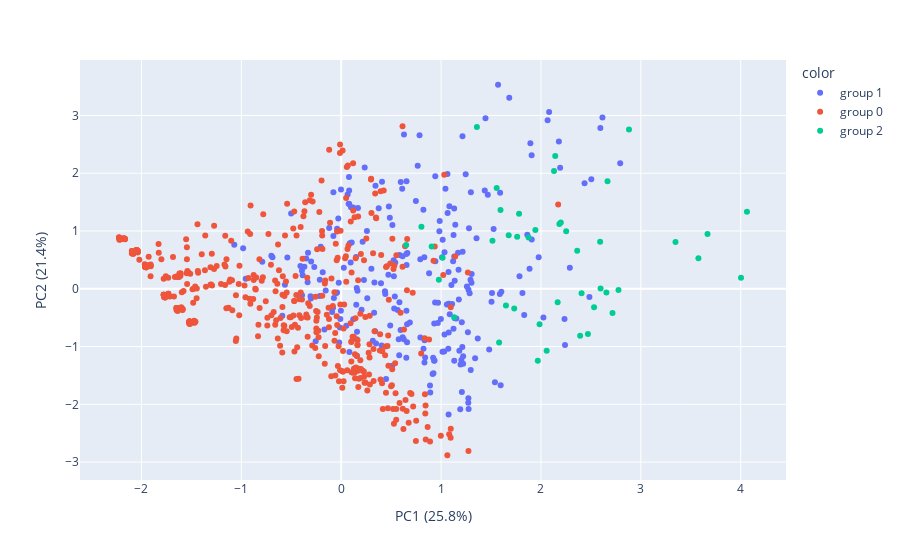

Write notebook code for a chart like this one.
### Code cell
plot_pca(components=components)

### Figure 1 — Plotly figure (JSON) as saved in the notebook; plotly's stock layout.template omitted (floating-point values rounded to 4 significant figures; data arrays with more than 128 entries replaced by an {"elided": "..."} marker saying what was removed)
{"data": [{"hovertemplate": "color=group 1<br>PC1 (25.8%)=%{x}<br>PC2 (21.4%)=%{y}<extra></extra>", "legendgroup": "group 1", "marker": {"color": "#636efa", "symbol": "circle"}, "mode": "markers", "name": "group 1", "orientation": "v", "showlegend": true, "type": "scatter", "x": {"elided": "244 float values"}, "xaxis": "x", "y": {"elided": "244 float values"}, "yaxis": "y"}, {"hovertemplate": "color=group 0<br>PC1 (25.8%)=%{x}<br>PC2 (21.4%)=%{y}<extra></extra>", "legendgroup": "group 0", "marker": {"color": "#EF553B", "symbol": "circle"}, "mode": "markers", "name": "group 0", "orientation": "v", "showlegend": true, "type": "scatter", "x": {"elided": "459 float values"}, "xaxis": "x", "y": {"elided": "459 float values"}, "yaxis": "y"}, {"hovertemplate": "color=group 2<br>PC1 (25.8%)=%{x}<br>PC2 (21.4%)=%{y}<extra></extra>", "legendgroup": "group 2", "marker": {"color": "#00cc96", "symbol": "circle"}, "mode": "markers", "name": "group 2", "orientation": "v", "showlegend": true, "type": "scatter", "x": [1.968, 1.876, 4.003, 1.595, 2.167, 2.881, 2.716, 1.514, 1.986, 2.057, 2.592, 2.47, 2.143, 2.776, 2.392, 1.781, 4.062, 2.406, 2.532, 2.597, 1.944, 1.015, 2.363, 3.668, 0.6507, 2.253, 0.9059, 1.677, 2.199, 2.655, 3.347, 1.131, 1.762, 1.581, 2.131, 2.666, 3.576, 2.184, 1.649, 0.9777, 0.803, 1.359, 1.732, 1.557], "xaxis": "x", "y": [-1.247, 0.8872, 0.191, 1.363, -0.2317, 2.758, -0.4178, 0.8305, -0.614, -1.071, 0.8119, -0.7825, 2.301, -0.02274, -0.8149, 1.301, 1.332, -0.07849, -0.3199, 0.002634, 1.018, 0.5366, 0.6565, 0.9472, 0.7576, 0.9962, 0.7298, 0.9269, 1.147, -0.06432, 0.8077, -0.4942, 0.9015, -0.9292, 2.038, 1.862, 0.5275, 1.12, -0.2874, 0.1582, 1.076, 2.801, -0.341, 1.743], "yaxis": "y"}], "layout": {"autosize": true, "legend": {"title": {"text": "color"}, "tracegroupgap": 0}, "margin": {"t": 60}, "xaxis": {"anchor": "y", "autorange": true, "domain": [0, 1], "range": [-2.597, 4.435], "title": {"text": "PC1 (25.8%)"}, "type": "linear"}, "yaxis": {"anchor": "x", "autorange": true, "domain": [0, 1], "range": [-3.378, 4.028], "title": {"text": "PC2 (21.4%)"}, "type": "linear"}}}
